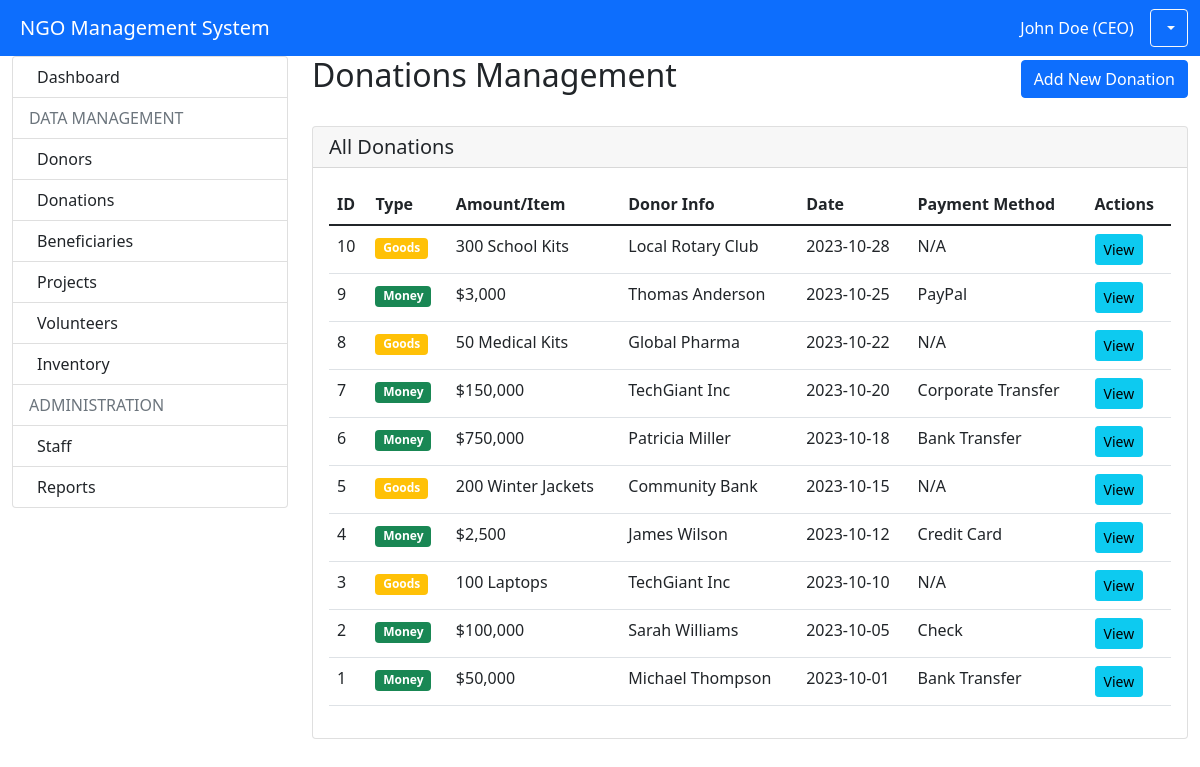
The app's page /modules/donations/view.php (signed in) with its own data.
### tables this page shows
CREATE TABLE `donation` (
  `donation_id` int(11) NOT NULL,
  `donor_id` int(11) NOT NULL,
  `donation_type` enum('Money','Goods') NOT NULL,
  `amount` int(11) NOT NULL,
  `description` text DEFAULT NULL,
  `payment_method` varchar(30) DEFAULT NULL,
  `item_name` varchar(50) DEFAULT NULL,
  `quantity` int(11) DEFAULT NULL,
  `donation_date` date DEFAULT curdate()
);

CREATE TABLE `donor` (
  `donor_id` int(11) NOT NULL,
  `first_name` varchar(30) DEFAULT NULL,
  `last_name` varchar(30) DEFAULT NULL,
  `email` varchar(30) DEFAULT NULL,
  `phone` varchar(16) DEFAULT NULL,
  `address` varchar(40) DEFAULT NULL,
  `city` varchar(25) DEFAULT NULL
);

### modules/donations/view.php (the view, shortened to what this page needs)
<?php
require_once '../../config.php';
?>
<!DOCTYPE html>
<html lang="en">
<head>
    <link href="https://cdn.jsdelivr.net/npm/bootstrap@5.1.3/dist/css/bootstrap.min.css" rel="stylesheet">
</head>
<body>
    <?php include '../../includes/header.php'; ?>
    <div class="container-fluid">
        <div class="row">
            <div class="col-md-3">
                <?php include '../../includes/sidebar.php'; ?>
            </div>
            <div class="col-md-9">
                <div class="d-flex justify-content-between align-items-center mb-4">
                    <h2>Donations Management</h2>
                    <a href="add.php" class="btn btn-primary">
                        <i class="bi bi-plus-circle"></i> Add New Donation
                    </a>
                </div>
                <div class="card">
                    <div class="card-header">
                        <h5 class="mb-0">All Donations</h5>
                    </div>
                    <div class="card-body">
                        <div class="table-responsive">
                            <table class="table table-hover">
                                <thead>
                                    <tr>
                                        <th>ID</th>
                                        <th>Type</th>
                                        <th>Amount/Item</th>
                                        <th>Donor Info</th>
                                        <th>Date</th>
                                        <th>Payment Method</th>
                                        <th>Actions</th>
                                    </tr>
                                </thead>
                                <tbody>
                                    <?php
                                    $stmt = $pdo->query("
                                        SELECT d.*, dn.first_name, dn.last_name
                                        FROM Donation d
                                        LEFT JOIN Donor dn ON d.donor_id = dn.donor_id
                                        ORDER BY d.donation_date DESC
                                    ");
                                    while ($row = $stmt->fetch()) {
                                        echo '<tr>';
                                        echo '<td>' . $row['donation_id'] . '</td>';
                                        echo '<td><span class="badge ' . ($row['donation_type'] == 'Money' ? 'bg-success' : 'bg-warning') . '">' . $row['donation_type'] . '</span></td>';
                                        if ($row['donation_type'] == 'Money') {
                                            echo '<td>$' . number_format($row['amount']) . '</td>';
                                        } else {
                                            echo '<td>' . $row['quantity'] . ' ' . $row['item_name'] . '</td>';
                                        }
                                        echo '<td>' . $row['first_name'] . ' ' . $row['last_name'] . '</td>';
                                        echo '<td>' . $row['donation_date'] . '</td>';
                                        echo '<td>' . ($row['payment_method'] ?? 'N/A') . '</td>';
                                        echo '<td>
                                            <a href="#" class="btn btn-sm btn-info">View</a>
                                        </td>';
                                        echo '</tr>';
                                    }
                                    ?>
                                </tbody>
                            </table>
                        </div>
                    </div>
                </div>
            </div>
        </div>
    </div>
</body>
</html>

### records on screen
donation: donation_id "10", donation_type "Goods", quantity "300", item_name "School Kits", donor.first_name "Local Rotary Club", donation_date "2023-10-28", payment_method "N/A"
donation: donation_id "9", donation_type "Money", amount "3,000", donor.first_name "Thomas", donor.last_name "Anderson", donation_date "2023-10-25", payment_method "PayPal"
donation: donation_id "8", donation_type "Goods", quantity "50", item_name "Medical Kits", donor.first_name "Global Pharma", donation_date "2023-10-22", payment_method "N/A"
donation: donation_id "7", donation_type "Money", amount "150,000", donor.first_name "TechGiant Inc", donation_date "2023-10-20", payment_method "Corporate Transfer"
donation: donation_id "6", donation_type "Money", amount "750,000", donor.first_name "Patricia", donor.last_name "Miller", donation_date "2023-10-18", payment_method "Bank Transfer"
donation: donation_id "5", donation_type "Goods", quantity "200", item_name "Winter Jackets", donor.first_name "Community Bank", donation_date "2023-10-15", payment_method "N/A"
donation: donation_id "4", donation_type "Money", amount "2,500", donor.first_name "James", donor.last_name "Wilson", donation_date "2023-10-12", payment_method "Credit Card"
donation: donation_id "3", donation_type "Goods", quantity "100", item_name "Laptops", donor.first_name "TechGiant Inc", donation_date "2023-10-10", payment_method "N/A"
donation: donation_id "2", donation_type "Money", amount "100,000", donor.first_name "Sarah", donor.last_name "Williams", donation_date "2023-10-05", payment_method "Check"
donation: donation_id "1", donation_type "Money", amount "50,000", donor.first_name "Michael", donor.last_name "Thompson", donation_date "2023-10-01", payment_method "Bank Transfer"

### other values on screen
$_SESSION['full_name'] "John Doe (CEO)"
